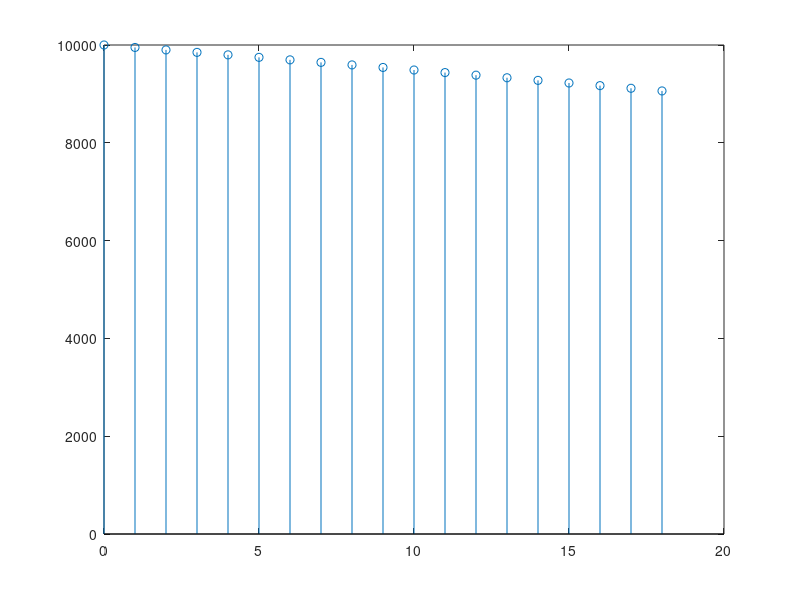

Here is the MATLAB script that generated this plot:
% Script: mexdt_2_5b.m
xvec = [0,100*ones(1,18)];   % Vector to hold input signal
yvec = [10000,zeros(1,18)];  % Vector to hold output signal
c = 0.005;                   % Interest rate
offset = 1;                  % Offset to fix index issues
fprintf(1,'Index   Input  Output\n');  % Print header
% Start the loop to compute and print the output signal
for n=1:18
  yvec(offset+n)=(1+c)*yvec(offset+n-1)-xvec(offset+n);  % Eqn. (2.12)
  fprintf(1,'%5d  %5.2f  %5.2f\n',n,xvec(offset+n),yvec(offset+n));
end;
% Graph the output signal
stem([0:18],yvec);
